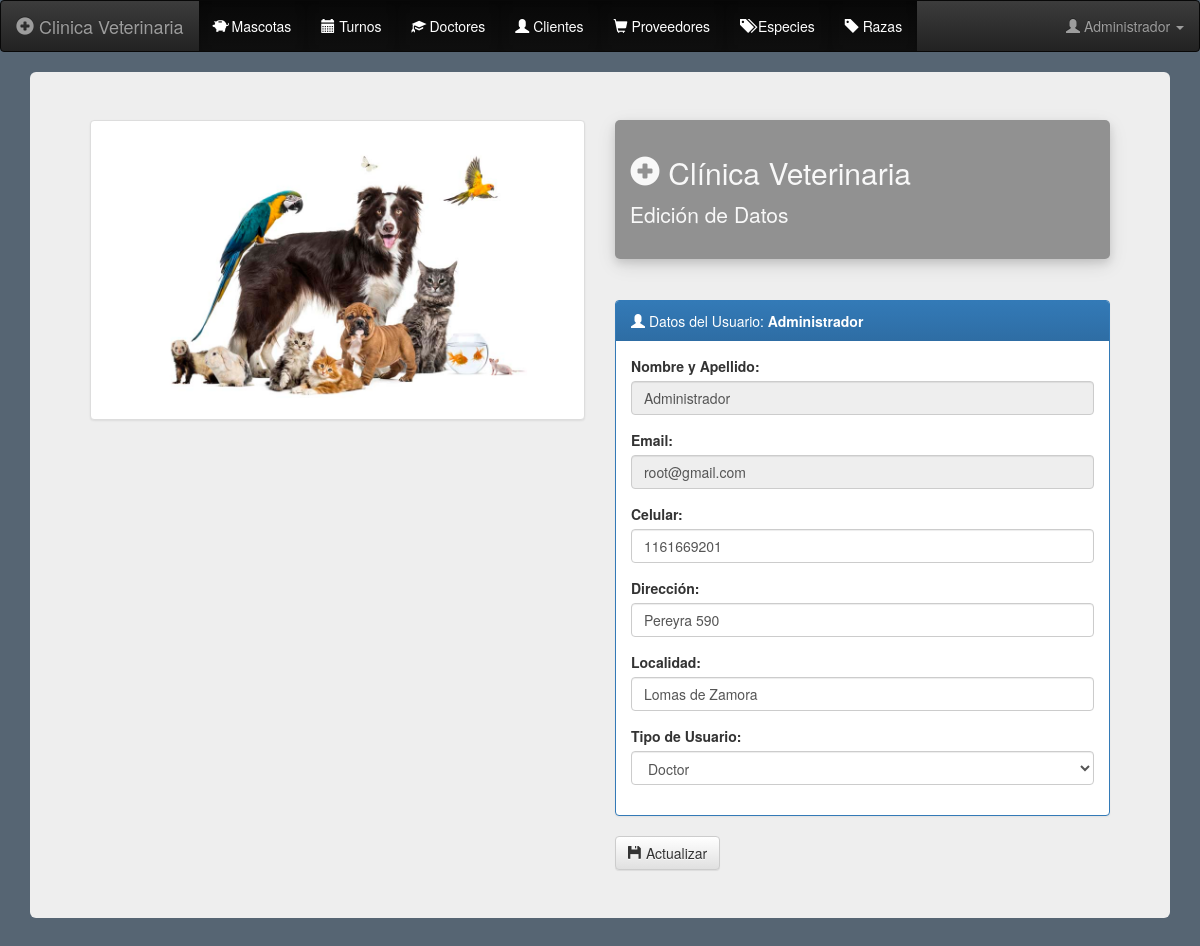
The page /user_bio/1 (signed in) on the database its author committed.
### app/models.py (models this page shows)
class User(db.Model, UserMixin):
    id = db.Column(db.Integer, primary_key=True, autoincrement=True)
    name = db.Column(db.String(150), unique=True)
    user = db.Column(db.String(150), unique=True)
    email = db.Column(db.String(150), unique=True)
    cellphone =db.Column(db.String(10))
    address = db.Column(db.String(200))
    localization = db.Column(db.String(300))
    password = db.Column(db.String(150))
    user_type = db.Column(db.String(150))
    role = db.Column(db.Integer)

### app/views.py (the view, shortened to what this page needs)
@views.route('/user_bio/<int:id>', methods=['GET', 'POST'])
@login_required
def user_bio(id):
	usr = User.query.get_or_404(id)
	return render_template('user_bio.html', usr=usr, user=current_user)

### app/__init__.py (called while the page is built)
def create_app():
	app = Flask(__name__)
	app.config['SECRET_KEY'] = 'veterinaria'
	app.config['SQLALCHEMY_TRACK_MODIFICATIONS'] = True
	app.config['SQLALCHEMY_DATABASE_URI'] = f'sqlite:///{DB_NAME}'
	db.init_app(app)
	from .views import views
	from .auth import auth
	app.register_blueprint(views, url_prefix='/')
	app.register_blueprint(auth, url_prefix='/')
	from .models import User, Pets, Races, Animal
	create_database(app)
	login_manager = LoginManager()
	login_manager.login_view = 'auth.login'
	login_manager.init_app(app)
	@login_manager.user_loader
	def load_user(id):
		return User.query.get(int(id))
	return app

### app/templates/user_bio.html (shortened to what this page needs)
 {% extends "index.html" %}
{% block content %}
    <div class="container">
      <div class="jumbotron">
          <div class="row">
            <div class="col-sm-6">
              <img src="../static/img/pets-registration.jpg" class="img-responsive img-thumbnail" alt="Pets" width="550" height="750">
            </div>
            <div class="col-sm-6">
              <div id="head">
                <h2><span class="glyphicon glyphicon-plus-sign" aria-hidden="true"></span> Clínica Veterinaria</h2>
                <p>Edición de Datos</p>
              </div><hr>
                <form action="" method="POST">
                  <div class="panel-group">
                    <div class="panel panel-primary">
                      <div class="panel-heading"><span class="glyphicon glyphicon-user" aria-hidden="true"></span> Datos del Usuario: <strong>{{ user.name }}</strong></div>
                        <div class="panel-body">
                          <div class="form-group">
                            <label for="name">Nombre y Apellido:</label>
                            <input type="text" class="form-control" id="name" name="name" value="{{ user.name }}" placeholder="Ingrese su Nombre y Apellido" disabled data-toggle="tooltip" title="Este campo no puede ser editado!">
                          </div>
                          <div class="form-group">
                            <label for="email">Email:</label>
                            <input type="email" class="form-control" id="email" name="email" value="{{ user.email }}" placeholder="Ingrese su email" disabled data-toggle="tooltip" title="Este campo no puede ser editado!">
                          </div>
                          <div class="form-group">
                            <label for="cellphone">Celular:</label>
                            <input type="text" class="form-control" id="cellphone" name="cellphone" value="{{ user.cellphone }}" placeholder="Ingrese su Nro. de Celular. Ej: 1122223333">
                          </div>
                          <div class="form-group">
                            <label for="address">Dirección:</label>
                            <input type="text" class="form-control" id="address" name="address" value="{{ user.address }}" placeholder="Ingrese su Dirección">
                          </div>
                          <div class="form-group">
                            <label for="localization">Localidad:</label>
                            <input type="text" class="form-control" id="localization" name="localization" value="{{ user.localization }}" placeholder="Ingrese localidad de residencia. Ej: Capital Federal">
                          </div>
                           <div class="form-group">
                            <label for="user_type">Tipo de Usuario:</label>
                            <select class="form-control" id="user_type" name="user_type">
                              {% if user.user_type == '' %}
                              <option value="" selected disabled>Seleccionar</option>
                              <option value="cliente">Cliente</option>
                              <option value="doctor" >Doctor</option>
                              <option value="proveedor">Proveedor</option>
                              {% elif user.user_type == 'cliente' %}
                              <option value="cliente" selected>Cliente</option>
                              <option value="doctor" >Doctor</option>
                              <option value="proveedor">Proveedor</option>
                              {% elif user.user_type == 'doctor' %}
                              <option value="doctor" selected>Doctor</option>
                              {% elif user.user_type == 'proveedor' %}
                              <option value="cliente" >Cliente</option>
                              <option value="doctor" >Doctor</option>
                              <option value="proveedor" selected>Proveedor</option>
                              {% endif %}
                            </select>
                          </div>
                        </div>
                      </div>
                    </div>
                  <button type="submit" class="btn btn-default"><span class="glyphicon glyphicon-floppy-disk" aria-hidden="true"></span> Actualizar</button>
                </form>
            </div>
          </div>
      </div>
    </div>
{% endblock %}

### app/templates/index.html (shortened to what this page needs)
<!DOCTYPE html>
<html lang="es">
<head>
  <link rel="stylesheet" href="{{ url_for('static', filename='skeleton/css/bootstrap.min.css') }}" >
    <link rel="stylesheet" href="{{ url_for('static', filename='skeleton/css/bootstrap-theme.css') }}" >
    <link rel="stylesheet" href="{{ url_for('static', filename='skeleton/css/bootstrap-theme.min.css') }}" >
    <link rel="stylesheet" href="{{ url_for('static', filename='skeleton/css/scrolling-nav.css') }}" >
    <link rel="stylesheet" href="{{ url_for('static', filename='skeleton/css/index.css') }}" >
    <link rel="stylesheet" href="{{ url_for('static', filename='skeleton/Chart.js/Chart.min.css') }}" >
    <link rel="stylesheet" href="{{ url_for('static', filename='skeleton/Chart.js/Chart.css') }}" >
    <link rel="stylesheet" href="{{ url_for('static', filename='skeleton/css/jquery.dataTables.min.css') }}" >
    <link rel="stylesheet" href="{{ url_for('static', filename='skeleton/dataTables/buttons.dataTables.min.css') }}" >
    <link rel="stylesheet" href="{{ url_for('static', filename='skeleton/css/buttons.dataTables.min.css') }}" >
    <link rel="stylesheet" href="{{ url_for('static', filename='skeleton/css/buttons.bootstrap.min.css') }}" >
    <link rel="stylesheet" href="{{ url_for('static', filename='skeleton/css/jquery.dataTables-1.11.5.min.css') }}" >
    <link rel="stylesheet" href="{{ url_for('static', filename='skeleton/dataTables/fixedColumns.dataTables.min.css') }}" >
</head>
<body style="background-color:  #566573;" onload="nobackbutton();">
<nav class="navbar navbar-inverse">
  <div class="container-fluid">
    <div class="navbar-header">
      {% if user.is_authenticated %}
      <a class="navbar-brand" href="/main"><span class="glyphicon glyphicon-plus-sign" aria-hidden="true"></span> Clinica Veterinaria</a>
      {% else %}
      <a class="navbar-brand" href="/"><span class="glyphicon glyphicon-plus-sign" aria-hidden="true"></span> Clinica Veterinaria</a>
      {% endif %}
    </div>
    <ul class="nav navbar-nav">
      {% if user.is_authenticated %}
      {% if user.name == "Administrador" %}
      <li class="active"><a href="/mascotas"><span class="glyphicon glyphicon-piggy-bank" aria-hidden="true"></span> Mascotas</a></li>
      <li class="active"><a href="/turnos"><span class="glyphicon glyphicon-calendar" aria-hidden="true"></span> Turnos</a></li>
      <li class="active"><a href="/doctores"><span class="glyphicon glyphicon-education" aria-hidden="true"></span> Doctores</a></li>
      <li class="active"><a href="/clientes"><span class="glyphicon glyphicon-user" aria-hidden="true"></span> Clientes</a></li>
      <li class="active"><a href="/proovedores"><span class="glyphicon glyphicon-shopping-cart" aria-hidden="true"></span> Proveedores</a></li>
      <li class="active"><a href="/especies"><span class="glyphicon glyphicon-tags" aria-hidden="true"></span> Especies</a></li>
      <li class="active"><a href="/razas"><span class="glyphicon glyphicon-tag" aria-hidden="true"></span> Razas</a></li>
      {% else%}
      <li class="active"><a href="/mascotas/{{ user.id }}"><span class="glyphicon glyphicon-certificate" aria-hidden="true"></span> Mis Mascotas</a></li>
      <li class="active"><a href="/turnos/{{ user.id }}"><span class="glyphicon glyphicon-calendar" aria-hidden="true"></span> Mis Turnos</a></li>
      {% endif %}
    </ul>
    <ul class="nav navbar-nav navbar-right">
      <li class="dropdown">
        <a class="dropdown-toggle" data-toggle="dropdown" href="#"><span class="glyphicon glyphicon-user" aria-hidden="true"></span> {{ user.name }}
        <span class="caret"></span></a>
      </li>
    </ul>
      {% else %}
      <li class="active"><a href="password"><span class="glyphicon glyphicon-exclamation-sign" aria-hidden="true"></span> Olvidé mi Password</a></li>
      <li><a href="sign-up"><span class="glyphicon glyphicon-flash" aria-hidden="true"></span> Resgistrarse</a></li>
    {% endif %}
  </div>
</nav>
  <div class="container-fluid">
  {% block content %}{% endblock %}
  </div>
</body>
</html>

### app/templates/index.html (style rules this page uses)
#head { background-color: #555; color: white; padding: 15px; border-radius: 5px; opacity: 0.6; box-shadow: 0 4px 8px 0 rgba(0, 0, 0, 0.2), 0 6px 20px 0 rgba(0, 0, 0, 0.19); }

### rows shown on the page
User: name "Administrador", email "root@gmail.com", cellphone "1161669201", address "Pereyra 590", localization "Lomas de Zamora", user_type "Doctor"
